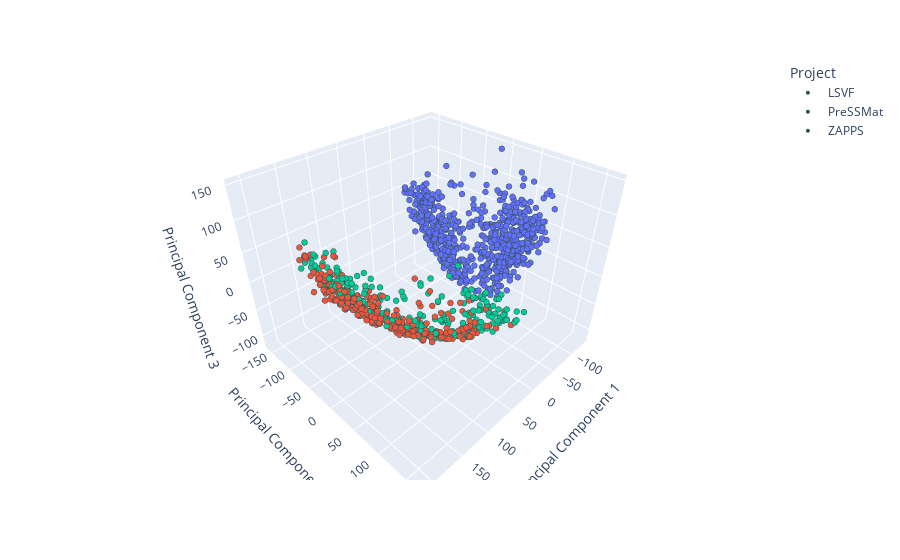

This figure's notebook cell:
### Code cell
fig = px.scatter_3d(pca_df, x='PC1', y='PC2', z='PC3', color = 'Project')

fig.update_layout(scene=dict(xaxis_title='Principal Component 1',
                             yaxis_title='Principal Component 2',
                             zaxis_title='Principal Component 3'))

fig.update_traces(marker=dict(size=2,
                              line=dict(width=2,
                                        color='DarkSlateGrey')),
                  selector=dict(mode='markers'))
fig.show()

### Figure 1 — Plotly figure (JSON) as saved in the notebook; plotly's stock layout.template omitted (floating-point values rounded to 4 significant figures; data arrays with more than 128 entries replaced by an {"elided": "..."} marker saying what was removed)
{"data": [{"hovertemplate": "Project=LSVF<br>PC1=%{x}<br>PC2=%{y}<br>PC3=%{z}<extra></extra>", "legendgroup": "LSVF", "marker": {"color": "#636efa", "line": {"color": "DarkSlateGrey", "width": 2}, "size": 2, "symbol": "circle"}, "mode": "markers", "name": "LSVF", "scene": "scene", "showlegend": true, "type": "scatter3d", "x": {"elided": "695 float values"}, "y": {"elided": "695 float values"}, "z": {"elided": "695 float values"}}, {"hovertemplate": "Project=PreSSMat<br>PC1=%{x}<br>PC2=%{y}<br>PC3=%{z}<extra></extra>", "legendgroup": "PreSSMat", "marker": {"color": "#EF553B", "line": {"color": "DarkSlateGrey", "width": 2}, "size": 2, "symbol": "circle"}, "mode": "markers", "name": "PreSSMat", "scene": "scene", "showlegend": true, "type": "scatter3d", "x": {"elided": "358 float values"}, "y": {"elided": "358 float values"}, "z": {"elided": "358 float values"}}, {"hovertemplate": "Project=ZAPPS<br>PC1=%{x}<br>PC2=%{y}<br>PC3=%{z}<extra></extra>", "legendgroup": "ZAPPS", "marker": {"color": "#00cc96", "line": {"color": "DarkSlateGrey", "width": 2}, "size": 2, "symbol": "circle"}, "mode": "markers", "name": "ZAPPS", "scene": "scene", "showlegend": true, "type": "scatter3d", "x": {"elided": "228 float values"}, "y": {"elided": "228 float values"}, "z": {"elided": "228 float values"}}], "layout": {"legend": {"title": {"text": "Project"}, "tracegroupgap": 0}, "margin": {"t": 60}, "scene": {"domain": {"x": [0, 1], "y": [0, 1]}, "xaxis": {"title": {"text": "Principal Component 1"}}, "yaxis": {"title": {"text": "Principal Component 2"}}, "zaxis": {"title": {"text": "Principal Component 3"}}}}}
